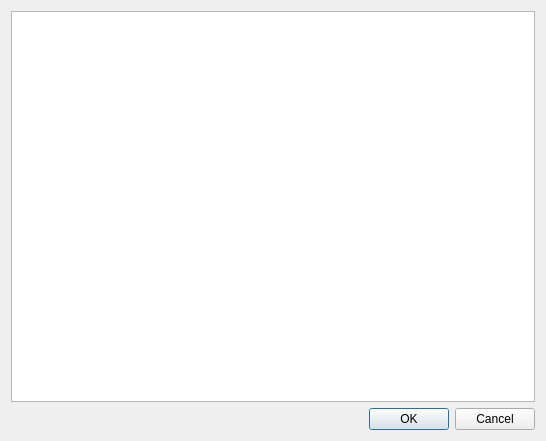
<?xml version="1.0" encoding="UTF-8"?>
<ui version="4.0">
 <class>ProjectsDlg</class>
 <widget class="QDialog" name="ProjectsDlg">
  <property name="geometry">
   <rect>
    <x>0</x>
    <y>0</y>
    <width>546</width>
    <height>441</height>
   </rect>
  </property>
  <property name="windowTitle">
   <string>Dialog</string>
  </property>
  <layout class="QVBoxLayout" name="verticalLayout">
   <item>
    <widget class="QTableView" name="tableView">
     <property name="editTriggers">
      <set>QAbstractItemView::NoEditTriggers</set>
     </property>
     <property name="selectionMode">
      <enum>QAbstractItemView::SingleSelection</enum>
     </property>
    </widget>
   </item>
   <item>
    <widget class="QDialogButtonBox" name="buttonBox">
     <property name="orientation">
      <enum>Qt::Horizontal</enum>
     </property>
     <property name="standardButtons">
      <set>QDialogButtonBox::Cancel|QDialogButtonBox::Ok</set>
     </property>
    </widget>
   </item>
  </layout>
 </widget>
 <resources/>
 <connections>
  <connection>
   <sender>buttonBox</sender>
   <signal>accepted()</signal>
   <receiver>ProjectsDlg</receiver>
   <slot>accept()</slot>
   <hints>
    <hint type="sourcelabel">
     <x>248</x>
     <y>254</y>
    </hint>
    <hint type="destinationlabel">
     <x>157</x>
     <y>274</y>
    </hint>
   </hints>
  </connection>
  <connection>
   <sender>buttonBox</sender>
   <signal>rejected()</signal>
   <receiver>ProjectsDlg</receiver>
   <slot>reject()</slot>
   <hints>
    <hint type="sourcelabel">
     <x>316</x>
     <y>260</y>
    </hint>
    <hint type="destinationlabel">
     <x>286</x>
     <y>274</y>
    </hint>
   </hints>
  </connection>
 </connections>
</ui>
